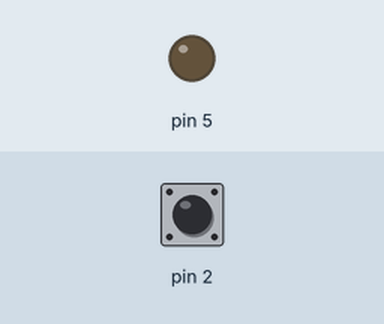
The sketch below on a simulated Arduino Uno, built with avr-gcc and run on an emulated ATmega328P. Parts: output pins drawn as LEDs (lit = HIGH). Inputs (shaded band) come from the test bench; at power-on: pin 2 HIGH. What the sketch prints to the serial monitor is not drawn.

Above: at 1.2 s.
1.3 s: pin 2 pulled LOW for 0.15 s
At 1.38 s:
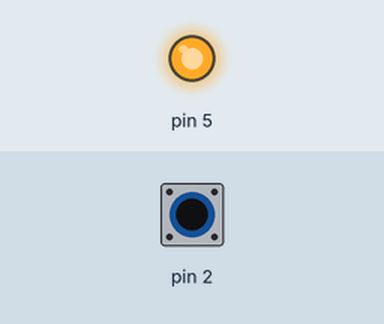
2.9 s: pin 2 pulled LOW for 3.2 s
At 7.5 s:
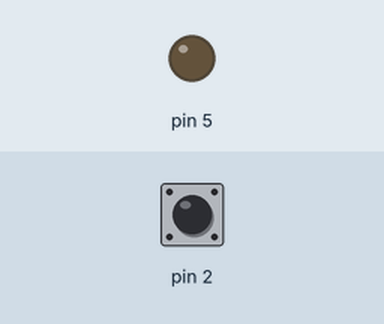
Timing chart, 0 to 9.0 s (numbered marks = the images above; inputs shaded):
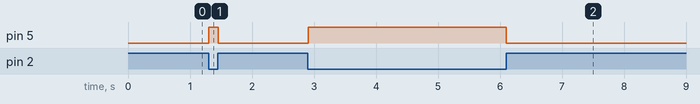

Measured:
- after the input at 1.3 s, pin 5: LOW → HIGH at once, → LOW 0.15 s later
- after the input at 2.9 s, pin 5: LOW → HIGH at once, → LOW 3.2 s later

The sketch:

Safe_Secure_Switch.ino
```cpp
//Body centric technologies-Prototype 3
//Abhishek Nishu
//Digital body triggered switches
//All examples demonstrate an LED light being triggered by a switch.
//This example code has referenced- http://www.arduino.cc/en/Tutorial/InputPullupSerial


void setup() {
  //start serial connection
  Serial.begin(9600);
  pinMode(2, INPUT_PULLUP);
  pinMode(5, OUTPUT);

}

void loop() {
  int sensorVal = digitalRead(2);
  Serial.println(sensorVal);

  if (sensorVal == HIGH) {
    digitalWrite(5, LOW);
  } else {
    digitalWrite(5, HIGH);
  }
}
```
